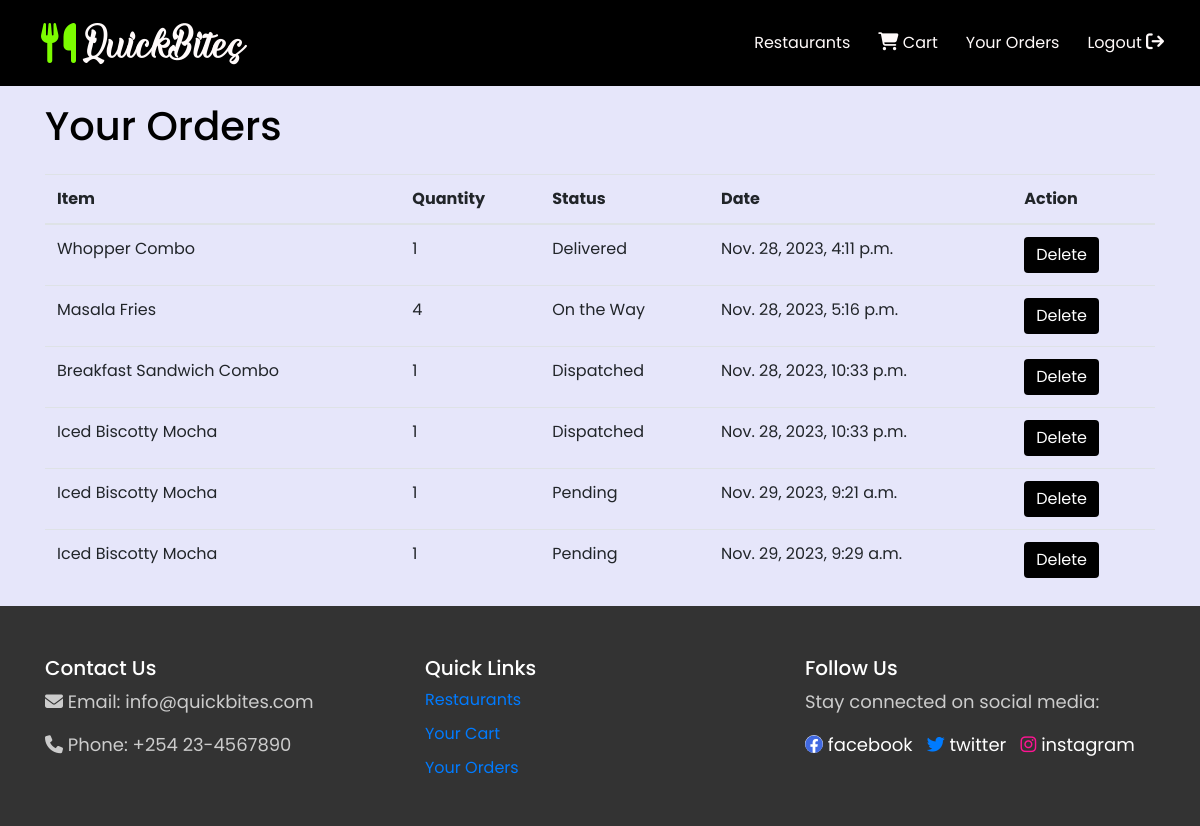
The app's page /your_orders/ (signed in), older data.
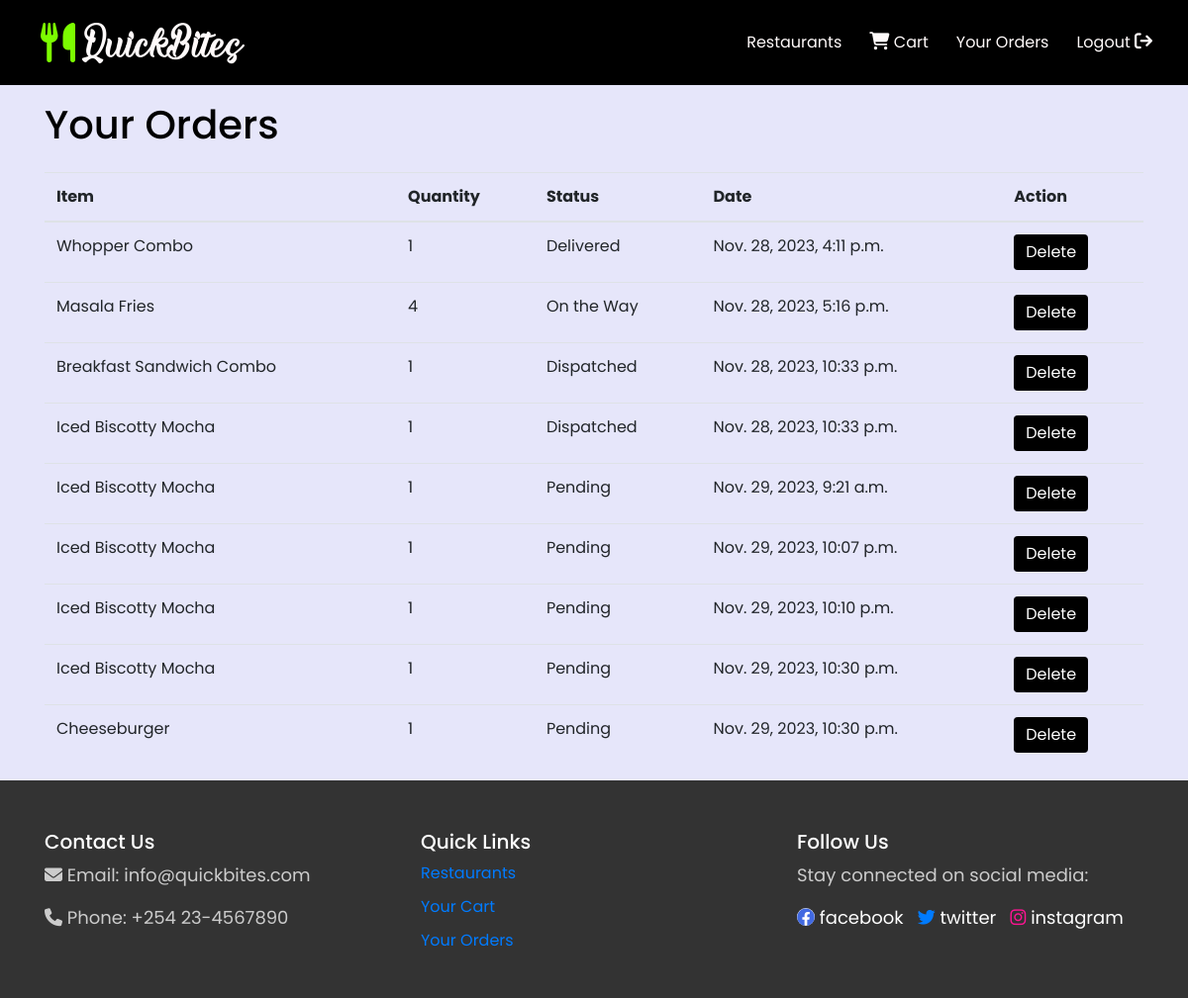
The same page, newer data.
### restaurants/models.py (models this page shows, shortened)
class OrderItem(models.Model):
    order = models.ForeignKey(Order, on_delete=models.CASCADE, related_name='order_items')
    menu_item = models.ForeignKey(MenuItem, on_delete=models.CASCADE)
    quantity = models.PositiveIntegerField(default=1)
    price = models.DecimalField(max_digits=8, decimal_places=2, default=0.0)

class MenuItem(models.Model):
    name = models.CharField(max_length=255)
    description = models.TextField()
    price = models.DecimalField(max_digits=8, decimal_places=2)
    image = models.ImageField(upload_to='menu_item_images/', default='static/images/thorr.jpg')
    restaurant = models.ForeignKey(Restaurant, on_delete=models.CASCADE, related_name='menu_items')
    is_popular = models.BooleanField(default=False)

class Order(models.Model):
    user = models.ForeignKey(User, on_delete=models.CASCADE)
    items = models.ManyToManyField(MenuItem, through='OrderItem')
    total_amount = models.DecimalField(max_digits=8, decimal_places=2)
    phone_number = models.CharField(max_length=15)
    STATUS_CHOICES = [
        ('pending', 'Pending'),
        ('dispatched', 'Dispatched'),
        ('on_the_way', 'On the Way'),
        ('delivered', 'Delivered'),
    ]
    status = models.CharField(max_length=20, choices=STATUS_CHOICES, default='pending')
    created_at = models.DateTimeField(auto_now_add=True)

### restaurants/views.py (the view)
# urls.py: path('your_orders/', carrie_views.your_orders, name='your_orders'),
def your_orders(request):
    user = request.user
    orders = Order.objects.filter(user=user).prefetch_related('order_items__menu_item')
    context = {
        'orders': orders,
    }
    return render(request, 'your_orders.html', context)

### templates/your_orders.html (shortened to what this page needs)
{% extends 'master.html' %}
{% block content %}
<div class="container mt-3">
    <h1 class="mb-4">Your Orders</h1>
    {% if orders %}
        <table class="table">
            <thead>
                <tr>
                    <th scope="col">Item</th>
                    <th scope="col">Quantity</th>
                    <th scope="col">Status</th>
                    <th scope="col">Date</th>
                    <th scope="col">Action</th>
                </tr>
            </thead>
            <tbody>
                {% for order in orders %}
                    {% for order_item in order.order_items.all %}
                        <tr>
                            <td>{{ order_item.menu_item.name }}</td>
                            <td>{{ order_item.quantity }}</td>
                            <td>{{ order.get_status_display }}</td>
                            <td>{{ order.created_at }}</td>
                            <td>
                                <form method="post" action="{% url 'delete_order' order.id %}">
                                    <button type="submit" class="btn btn-primary">Delete</button>
                                </form>
                            </td>
                        </tr>
                    {% endfor %}
                {% endfor %}
            </tbody>
        </table>
    {% else %}
        <p style="color: black">You haven't placed any orders yet.</p>
    {% endif %}
</div>
{% endblock %}

### templates/master.html (shortened to what this page needs)
{% load socialaccount %}
{% load static %}
<!DOCTYPE html>
<html lang="en">
<head>
    <link rel="stylesheet" href="https://stackpath.bootstrapcdn.com/bootstrap/4.5.2/css/bootstrap.min.css">
    <link rel="stylesheet" href="https://cdnjs.cloudflare.com/ajax/libs/font-awesome/6.4.0/css/all.min.css">
    <link rel="stylesheet" type="text/css" href="{% static 'restaurants/styles.css' %}">
</head>
<body class="main-content">
<nav class="navbar navbar-expand-lg custom-navbar">
    <a class="navbar-brand" href="{% url 'home' %}"><i class="fa fa-utensils" style="color: lawngreen; font-size: 40px"></i> QuickBites</a>
    <div class="collapse navbar-collapse" id="navbarNav">
        <ul class="navbar-nav ml-auto">
            {% if not user.is_authenticated %}
                <li class="nav-item">
                    <a class="nav-link" href="{% url 'account_login' %}"><i class="fa fa-home" style="font-size: 20px"></i> Sign up or Log in</a>
                </li>
            {% else %}
                <li class="nav-item {% if request.path == '/restaurants/' %}active{% endif %}">
                    <a class="nav-link" href="{% url 'restaurant_list' %}">Restaurants</a>
                </li>
                <li class="nav-item {% if request.path == '/view_cart/' %}active{% endif %}">
                    <a class="nav-link" href="{% url 'view_cart' %}"><i class="fa fa-shopping-cart" style="font-size: 18px"></i> Cart</a>
                </li>
                <li class="nav-item {% if request.path == '/your_orders/' %}active{% endif %}">
                    <a class="nav-link" href="{% url 'your_orders' %}">Your Orders</a>
                </li>
                <li class="nav-item">
                    <a class="nav-link" href="{% url 'account_logout' %}">Logout <i class="fa fa-sign-out" style="font-size: 18px"></i></a>
                </li>
            {% endif %}
        </ul>
    </div>
</nav>
<div class="content">
{% block content %}{% endblock %}
</div>
<footer class="footer">
    <div class="container">
        <div class="row">
            <div class="col-md-4">
                <h5>Contact Us</h5>
                <p><i class="fa fa-envelope"></i> Email: info@quickbites.com</p>
                <p><i class="fa fa-phone"></i> Phone: +254 23-4567890</p>
            </div>
            <div class="col-md-4">
                <h5>Quick Links</h5>
                <ul>
                    {% if user.is_authenticated %}
                        <li><a href="{% url 'restaurant_list' %}">Restaurants</a></li>
                        <li><a href="{% url 'view_cart' %}">Your Cart</a></li>
                        <li><a href="{% url 'your_orders' %}">Your Orders</a></li>
                    {% else %}
                        <li><a href="{% url 'account_login'  %}">Restaurants</a></li>
                        <li><a href="{% url 'account_login'  %}">Your Cart</a></li>
                        <li><a href="{% url 'account_login'  %}">Your Orders</a></li>
                    {% endif %}
                </ul>
            </div>
            <div class="col-md-4">
                <h5>Follow Us</h5>
                <p>Stay connected on social media:</p>
                <ul class="social-icons">
                    <li><a href="https://www.facebook.com/" target="_blank"><i class="fa-brands fa-facebook" style="color: royalblue; background-color: white; border-radius: 50%"></i> facebook</a></li>
                    <li><a href="https://twitter.com/" target="_blank"><i class="fa-brands fa-twitter" style="color: #007bff;"></i> twitter</a></li>
                    <li><a href="https://www.instagram.com/" target="_blank"><i class="fa-brands fa-instagram" style="color: deeppink;"></i> instagram</a></li>
            </div>
        </div>
    </div>
</footer>
</body>
</html>

### static/restaurants/styles.css (style rules this page uses)
* { margin: 0; padding: 0; box-sizing: border-box; font-family: 'Poppins', sans-serif; }
body { margin: 0; padding: 0; display: flex; min-height: 100vh; background-color: lavender; flex-direction: column; }
.main-content { flex: 1; }
h1, h2 { color: black; }
.custom-navbar { background-color: black; border: none; box-shadow: none; padding-top: 18px; padding-bottom: 18px; }
.custom-navbar .navbar-brand { font-size: 22px; font-family: myFont, sans-serif; font-weight: 600; color: snow; text-decoration: none; margin-left: 25px; }
.custom-navbar ul.navbar-nav li.nav-item a { padding-right: 20px; color: snow; }
.container { margin-top: 20px; }
.btn-primary { background-color: black; border: none; }
.footer { width: 100%; background-color: #333; color: #fff; padding: 30px 0; margin-top: auto; }
.footer h5 { color: #fff; }
.footer p { color: #ccc; font-size: 18px; }
.footer ul { list-style-type: none; padding: 0; }
.footer ul li { margin-bottom: 10px; }
.social-icons li { display: inline-block; margin-right: 10px; }
.social-icons a { color: #fff; font-size: 18px; text-decoration: none; }
p { font-size: 17px; color: #fff; }

Row changes from the older to the newer data that the page shows:
removed Order: status "Pending", created_at "Nov. 29, 2023, 9:29 a.m."
removed OrderItem: menu_item.name "Iced Biscotty Mocha", quantity "1"
added Order: status "Pending", created_at "Nov. 29, 2023, 10:07 p.m."
added OrderItem: menu_item.name "Iced Biscotty Mocha", quantity "1"
added Order: status "Pending", created_at "Nov. 29, 2023, 10:10 p.m."
added OrderItem: menu_item.name "Iced Biscotty Mocha", quantity "1"
added Order: status "Pending", created_at "Nov. 29, 2023, 10:30 p.m."
added OrderItem: menu_item.name "Iced Biscotty Mocha", quantity "1"
added OrderItem: menu_item.name "Cheeseburger", quantity "1"
